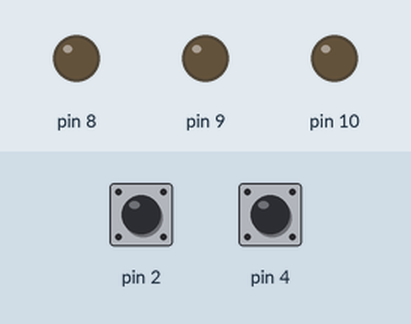
Recording of a sketch running on a simulated Arduino Uno, built with avr-gcc and run on an emulated ATmega328P. Parts: output pins drawn as LEDs (lit = HIGH). Inputs (shaded band) come from the test bench; at power-on: pin 2 HIGH, pin 4 HIGH.

Above: at 1.2 s.
1.3 s: pin 2 pulled LOW for 0.15 s
At 2.6 s:
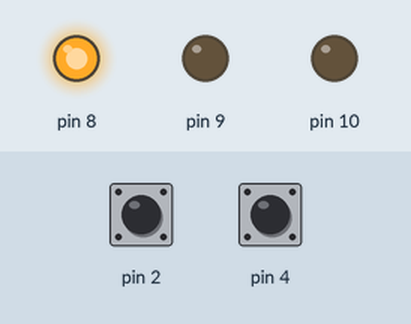
2.9 s: pin 4 pulled LOW for 0.15 s
At 3.9 s:
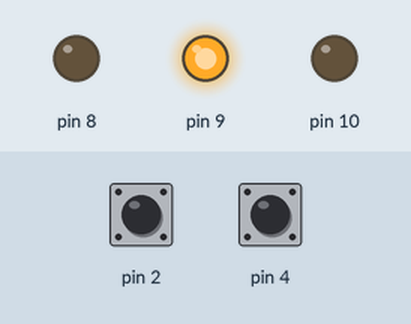
4.5 s: pin 2 pulled LOW for 1 s
At 6.3 s:
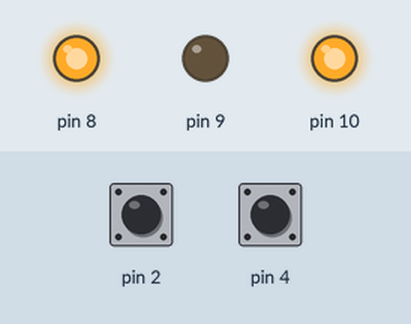
7.0 s: pin 4 pulled LOW for 1 s
At 9.2 s:
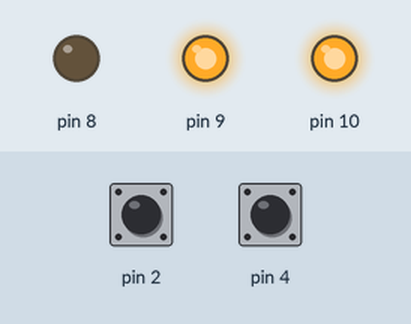
9.5 s: pin 2 pulled LOW for 0.15 s
At 10.1 s:
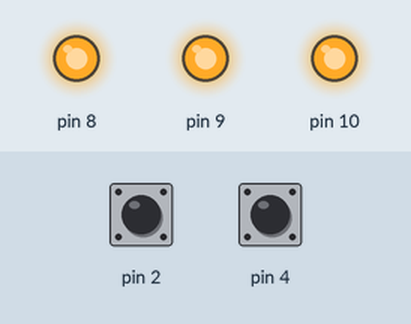
11.1 s: pin 2 pulled LOW for 3.2 s
At 15.4 s:
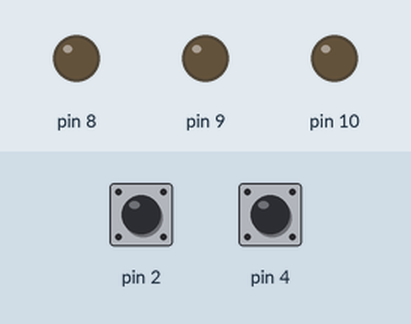
Timing chart, 0 to 16.8 s (numbered marks = the images above; inputs shaded):
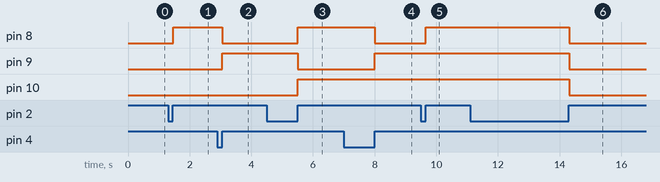

The sketch:

double_button.ino
```cpp
#include "SwitchButton.h"
#include "Led.h"

SwitchButton leftBtn(2);
SwitchButton rightBtn(4);
Led redLed(8);
Led yellowLed(9);
Led greenLed(10);

void setup() {
  Serial.begin(115200);
}
void loop() {
  // put your main code here, to run repeatedly:
  unsigned long leftCounts = leftBtn.getStateChangeCount();
  unsigned long rightCounts = rightBtn.getStateChangeCount();
  if (leftCounts>0){
  switch (leftCounts % 8){
    case 0:
      redLed.off();
      yellowLed.off();
      greenLed.off();
      break;
    case 2:
      switch (rightCounts % 6){
        case 0:
          redLed.on();
          yellowLed.off();
          greenLed.off();
          break;
        case 2:
          redLed.off();
          yellowLed.on();
          greenLed.off();
          break;
        case 4:
          redLed.off();
          yellowLed.off();
          greenLed.on();
          break;
      }
      break;
    case 4:
       if (rightCounts % 6 == 0){
          redLed.on();
          yellowLed.on();
          greenLed.off();
          break;
       }
       else if (rightCounts % 6 == 2){
          redLed.on();
          yellowLed.off();
          greenLed.on();
          break;
        }
       else if (rightCounts % 6 == 4) {
          redLed.off();
          yellowLed.on();
          greenLed.on();
          break;
        }
        break;
    case 6:
       redLed.on();
       yellowLed.on();
       greenLed.on();
       break;

  }
  }

}
```

Measured:
- after the input at 1.3 s, pin 8: LOW → HIGH after 0.16 s
- after the input at 2.9 s, pin 8: HIGH → LOW after 0.16 s; pin 9: LOW → HIGH after 0.16 s
- after the input at 4.5 s, pin 8, pin 10: LOW → HIGH after 1.0 s; pin 9: HIGH → LOW after 1.0 s
- after the input at 7.0 s, pin 8: HIGH → LOW after 1.0 s; pin 9: LOW → HIGH after 1.0 s
- after the input at 9.5 s, pin 8: LOW → HIGH after 0.16 s
- after the input at 11.1 s, pin 8–10: HIGH → LOW after 3.2 s
